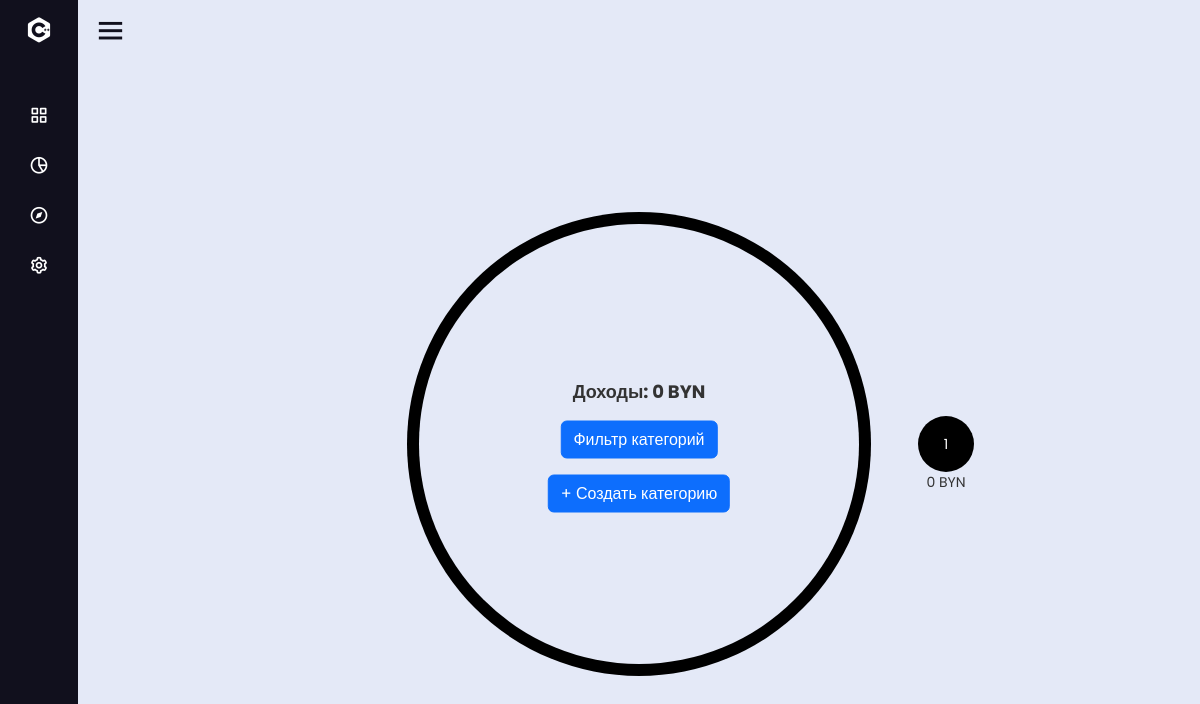
The page /initial/categories/ (signed in) on the database as committed earlier.
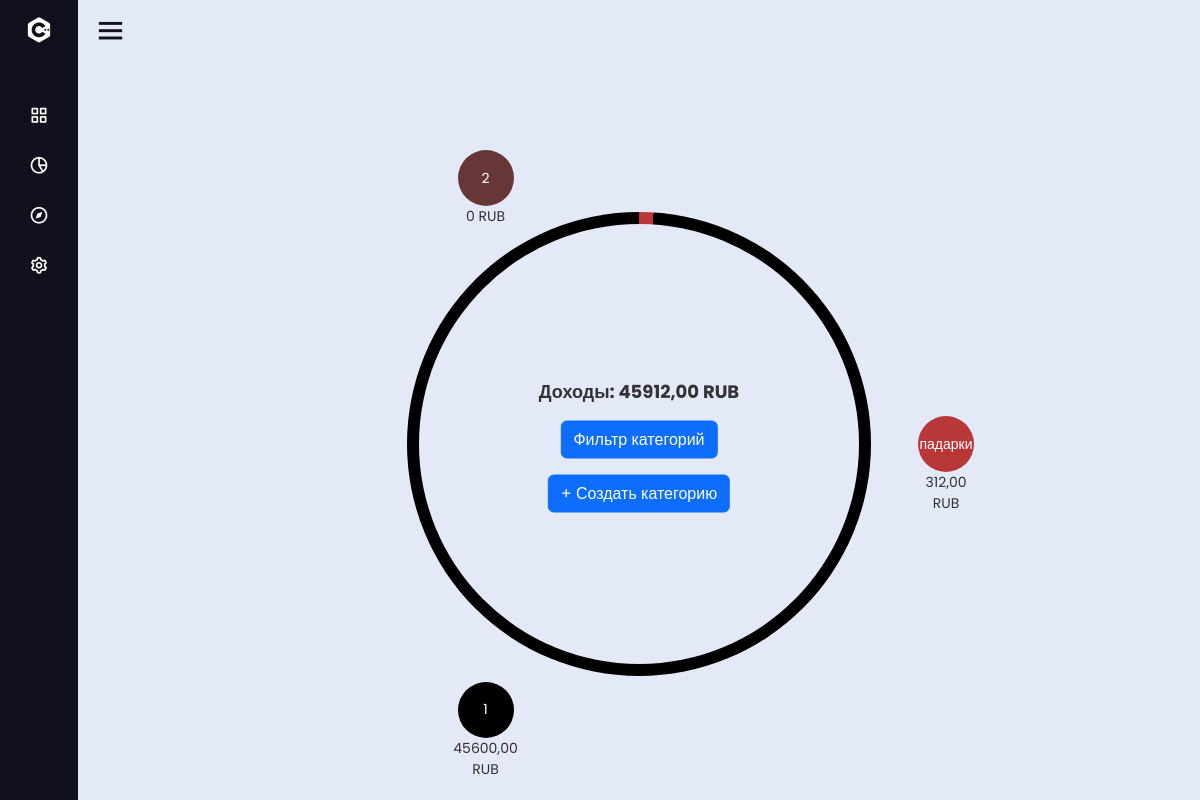
The same page on the database as committed later.
### ms/models.py (models this page shows, shortened)
class Currency(models.Model):
    code = models.CharField(max_length=3, unique=True)  # Код валюты (например, USD, EUR)
    name = models.CharField(max_length=50)  # Название валюты (например, "Доллар США")
    rate_to_base = models.DecimalField(  # Курс обмена к базовой валюте
        max_digits=10, decimal_places=4, default=1.0,
        help_text="Курс относительно базовой валюты (например, RUB=1.0)"
    )

class Category(models.Model):
    user = models.ForeignKey(User, on_delete=models.CASCADE)
    name = models.CharField(max_length=100)
    value = models.DecimalField(
        max_digits=10,
        decimal_places=2,
        default=0.00
    )
    color = models.CharField(max_length=7, default='#000000')  # HEX цвет
    is_expense = models.BooleanField(default=True)
    class Meta:
        constraints = [
            models.UniqueConstraint(
                fields=['user', 'name'],
                name='unique_category_per_user'
            )
        ]

### ms/views.py (the view)
# urls.py: path("initial/categories/", views.categories_combined_view, name="categories"),
@login_required
def categories_combined_view(request):
    user = request.user
    target_currency = user.profile.default_currency  # Валюта профиля
    categories = Category.objects.filter(user=user)
    transactions = Transaction.objects.filter(user=user)
    category_totals = defaultdict(lambda: {'value': 0, 'transactions': []})
    income_categories = categories.filter(is_expense=False)
    expense_categories = categories.filter(is_expense=True)
    total_income = sum(cat.value for cat in income_categories)
    total_expenses = sum(cat.value for cat in expense_categories)
    def prepare_chart_data(categories, total_value):
        chart_data = []
        start_percentage = 0
        for category in categories:
            percentage = round((category['value'] / total_value * 100) if total_value > 0 else 0)
            end_percentage = start_percentage + percentage
            chart_data.append({
                'name': category['name'],
                'value': category['value'],
                'percentage': percentage,
                'color': category['color'],
                'start_percentage': start_percentage,
                'end_percentage': end_percentage,
            })
            start_percentage = end_percentage
        return chart_data
    for transaction in transactions:
        category = transaction.category
        amount_in_target_currency = transaction.get_amount_in_currency(target_currency)
        category_totals[category]['value'] += amount_in_target_currency
        category_totals[category]['transactions'].append(transaction)
    for category in categories:
        if category not in category_totals:
            category_totals[category] = {'value': 0, 'transactions': []}
    income_categories = []
    expense_categories = []
    total_income = 0
    total_expenses = 0
    for category, data in category_totals.items():
        if category.is_expense:
            total_expenses += data['value']
            expense_categories.append({
                'id': category.id,
                'name': category.name,
                'value': round(data['value'], 2),
                'color': category.color,
            })
        else:
            total_income += data['value']
            income_categories.append({
                'id': category.id,
                'name': category.name,
                'value': round(data['value'], 2),
                'color': category.color,
            })
    income_data = prepare_chart_data(income_categories, total_income)
    expense_data = prepare_chart_data(expense_categories, total_expenses)
    return render(request, 'ms/home/initial/categories/categories.html', {
        'income_categorie': income_categories,
        'expense_categorie': expense_categories,
        'total_income': round(total_income, 2),
        'total_expenses': round(total_expenses, 2),
        'income_categories': income_data,
        'expense_categories': expense_data,
        'currency_code': target_currency.code,
    })

### ms/models.py (called while the page is built)
    def get_amount_in_currency(self, target_currency):
        if self.account.currency == target_currency:
            return self.amount
        if self.account.currency and target_currency:
            conversion_rate = Decimal(self.account.currency.rate_to_base) / Decimal(target_currency.rate_to_base)
            return self.amount * conversion_rate
        return self.amount

### ms/templates/ms/home/initial/categories/categories.html (shortened to what this page needs)
<!DOCTYPE html> {% extends 'ms/home/initial/initial.html' %} {% block content %}
<html lang="ru">
<head>
  <link href="https://cdn.jsdelivr.net/npm/bootstrap@5.3.0/dist/css/bootstrap.min.css" rel="stylesheet">
</head>
<body>
<div class="container mt-4">
  <div class="diagrams-container">
    <div class="diagram active" id="incomeDiagram">
      <div class="donut-chart" onclick="swapDiagrams()" style="background:
                    {% if income_categories %}
                        conic-gradient(
                            {% for category in income_categories %}
                                {{ category.color }} {{ category.start_percentage }}% {{ category.end_percentage }}%{% if not forloop.last %}, {% endif %}
                            {% endfor %}
                        );
                    {% else %}
                        #ccc;
                    {% endif %};">
        <div class="chart-center-text">
          <dl>Доходы: {{ total_income|default:"0" }} {{ currency_code }}</dl>
          <dl>
            <button class="btn btn-primary" id="openNewModalBtn1" type="button">Фильтр категорий</button>
          </dl>
          <dl>
            <button class="btn btn-primary" id="createCategoryBtn1">+ Создать категорию</button>
          </dl>
        </div>
        <div class="categories">
          {% for category in income_categorie %}
          <div class="category income-category" data-id="{{ category.id }}"
               onclick="openEditCategoryModal('{{ category.id }}')"
               style="background-color: {{ category.color }};">
            {{ category.name }}
            <div class="category-value">{{ category.value }} {{ currency_code }}</div>
          </div>
          {% empty %}
          <div>Нет категорий доходов</div>
          {% endfor %}
        </div>
      </div>
    </div>
  </div>
</div>
</body>
</html> {% endblock %}

Rows that differ between the two databases and show on the page:
no longer on this page (row unchanged): Currency: code "BYN", income_categorie "BYN"
now on this page (row unchanged): Currency: code "RUB", income_categorie "RUB" "RUB" "RUB"
added Category: name "падарки"
Other text that changed with them:
{{ total_income|default:"0" }}: "0" → "45912,00"
new list line: "312,00"
new list line: "1 45600,00"
new list line: "2 0"
list line gone: "1 0"
